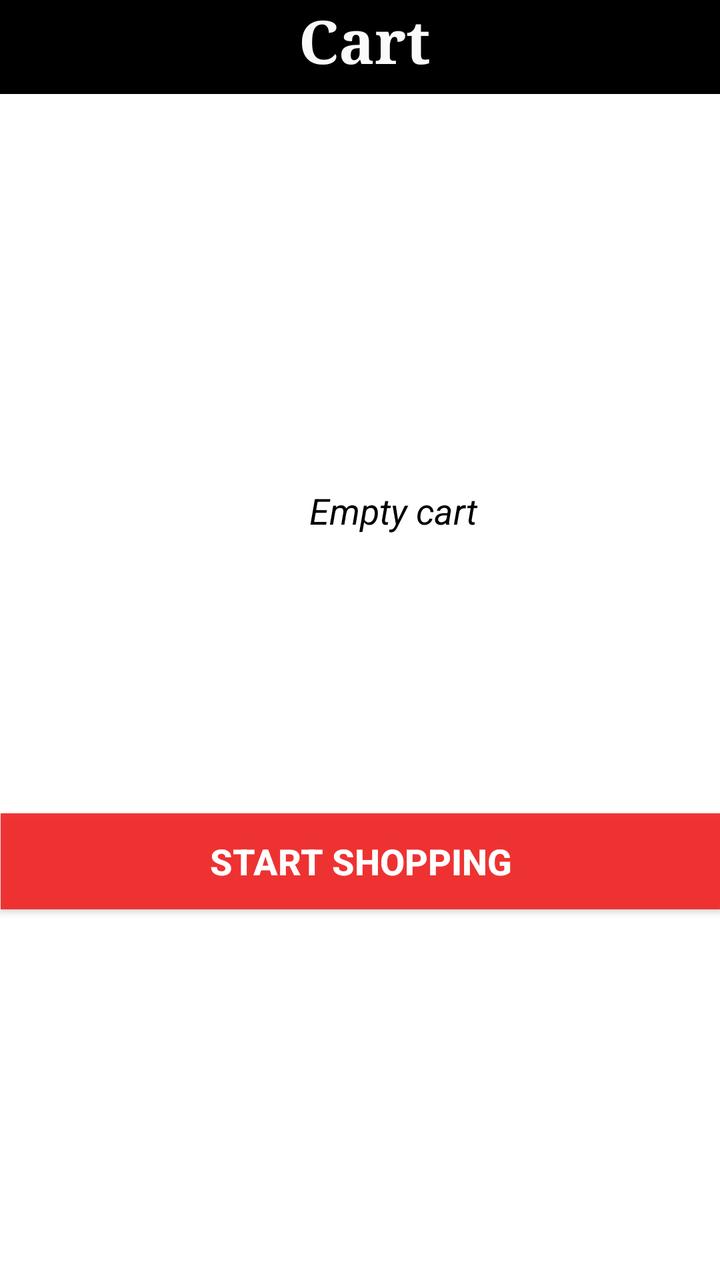
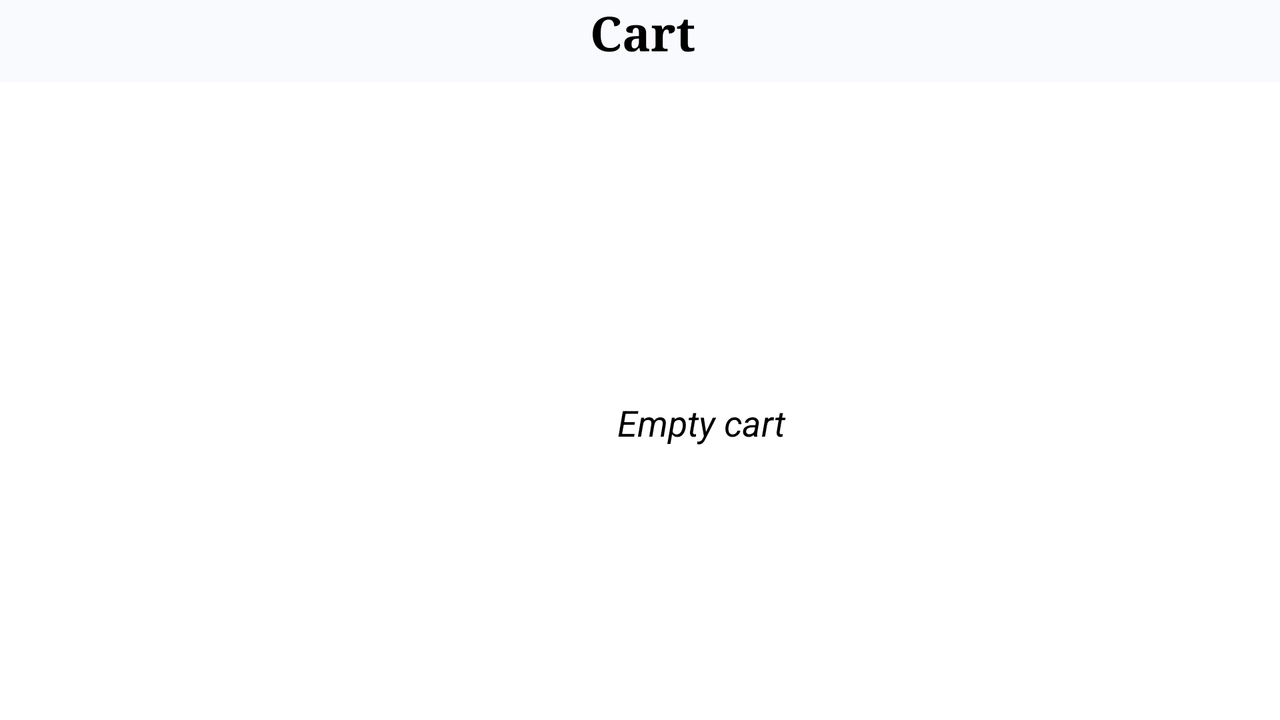

The same Android screen from two of the app's own layout files: first res/layout/ as a phone draws it, then the author's variant for another configuration, drawn on a device whose configuration selects that folder. Both files follow.
<!-- AndroidManifest.xml: application theme AppTheme -->
<!-- res/layout/activity_shoppingcartempty.xml -->
<?xml version="1.0" encoding="utf-8"?>
<android.support.constraint.ConstraintLayout xmlns:android="http://schemas.android.com/apk/res/android"
    xmlns:app="http://schemas.android.com/apk/res-auto"
    xmlns:tools="http://schemas.android.com/tools"
    android:layout_width="match_parent"
    android:layout_height="match_parent"
    android:background="@android:color/background_light"
    tools:context=".Shoppingcartempty">

    <android.support.v7.widget.Toolbar
        android:id="@+id/toolbar4"
        android:layout_width="530dp"
        android:layout_height="47dp"
        android:background="@android:color/background_dark"
        android:minHeight="?attr/actionBarSize"
        android:theme="?attr/actionBarTheme"
        app:layout_constraintEnd_toEndOf="parent"
        app:layout_constraintHorizontal_bias="0.504"
        app:layout_constraintStart_toStartOf="parent"
        app:layout_constraintTop_toTopOf="parent" />

    <TextView
        android:id="@+id/textView9"
        android:layout_width="77dp"
        android:layout_height="wrap_content"
        android:layout_marginEnd="8dp"
        android:layout_marginRight="8dp"
        android:text="Cart"
        android:textColor="#fbfafa"
        android:textSize="30sp"
        android:textStyle="bold"
        app:fontFamily="serif"
        app:layout_constraintEnd_toEndOf="parent"
        app:layout_constraintHorizontal_bias="0.543"
        app:layout_constraintStart_toStartOf="parent"
        app:layout_constraintTop_toTopOf="parent" />

    <ImageView
        android:id="@+id/imageView4"
        android:layout_width="254dp"
        android:layout_height="198dp"
        android:layout_marginEnd="8dp"
        android:layout_marginLeft="8dp"
        android:layout_marginRight="8dp"
        android:layout_marginStart="8dp"
        android:layout_marginTop="132dp"
        app:layout_constraintEnd_toEndOf="parent"
        app:layout_constraintHorizontal_bias="0.496"
        app:layout_constraintStart_toStartOf="parent"
        app:layout_constraintTop_toBottomOf="@+id/textView9"
        app:srcCompat="@drawable/carrt" />

    <TextView
        android:id="@+id/textView10"
        android:layout_width="124dp"
        android:layout_height="49dp"
        android:layout_marginLeft="8dp"
        android:layout_marginStart="8dp"
        android:layout_marginTop="196dp"
        android:background="@android:color/transparent"
        android:text="     Empty cart"
        android:textColor="@android:color/background_dark"
        android:textSize="18sp"
        android:textStyle="italic"
        app:layout_constraintEnd_toEndOf="parent"
        app:layout_constraintHorizontal_bias="0.548"
        app:layout_constraintStart_toStartOf="parent"
        app:layout_constraintTop_toBottomOf="@+id/toolbar4" />

    <Button
        android:id="@+id/shopping"
        style="@android:style/Widget.DeviceDefault.Light.Button.Small"
        android:layout_width="360dp"
        android:layout_height="wrap_content"
        android:layout_marginEnd="8dp"
        android:layout_marginLeft="8dp"
        android:layout_marginRight="8dp"
        android:layout_marginStart="8dp"
        android:layout_marginTop="36dp"
        android:background="#e5f22121"
        android:text="Start Shopping"
        android:textColor="@android:color/background_light"
        android:textSize="18sp"
        android:textStyle="bold"
        app:layout_constraintEnd_toEndOf="parent"
        app:layout_constraintHorizontal_bias="0.485"
        app:layout_constraintStart_toStartOf="parent"
        app:layout_constraintTop_toBottomOf="@+id/imageView4" />

</android.support.constraint.ConstraintLayout>
<!-- resources referenced by this layout -->
<resources>
  <style name="AppTheme" parent="Theme.AppCompat.Light.DarkActionBar">
          
          <item name="cardViewStyle">@style/CardView</item>
          <item name="colorPrimary">@color/colorPrimary</item>
          <item name="colorPrimaryDark">@color/colorPrimaryDark</item>
          <item name="colorAccent">@color/colorAccent</item>
      </style>
  <color name="colorPrimary">#3F51B5</color>
  <color name="colorPrimaryDark">#303F9F</color>
  <color name="colorAccent">#FF4081</color>
</resources>
<!-- res/layout-land/activity_shoppingcartempty.xml (the author's variant of the layout above) -->
<!-- drawn on the phone turned sideways -->
<?xml version="1.0" encoding="utf-8"?>
<android.support.constraint.ConstraintLayout xmlns:android="http://schemas.android.com/apk/res/android"
    xmlns:app="http://schemas.android.com/apk/res-auto"
    xmlns:tools="http://schemas.android.com/tools"
    android:layout_width="match_parent"
    android:layout_height="match_parent"
    android:background="@android:color/background_light"
    tools:context=".Shoppingcartempty">

    <android.support.v7.widget.Toolbar
        android:id="@+id/toolbar4"
        android:layout_width="755dp"
        android:layout_height="41dp"
        android:background="#f9fafd"
        android:minHeight="?attr/actionBarSize"
        android:theme="?attr/actionBarTheme"
        app:layout_constraintEnd_toEndOf="parent"
        app:layout_constraintStart_toStartOf="parent"
        app:layout_constraintTop_toTopOf="parent" />

    <TextView
        android:id="@+id/textView9"
        android:layout_width="wrap_content"
        android:layout_height="wrap_content"
        android:layout_marginEnd="8dp"
        android:layout_marginRight="8dp"
        android:text="Cart"
        android:textColor="@android:color/background_dark"
        android:textSize="24sp"
        android:textStyle="bold"
        app:fontFamily="serif"
        app:layout_constraintEnd_toEndOf="parent"
        app:layout_constraintHorizontal_bias="0.509"
        app:layout_constraintStart_toStartOf="parent"
        app:layout_constraintTop_toTopOf="parent" />

    <ScrollView
        android:layout_width="750dp"
        android:layout_height="299dp"
        android:layout_marginEnd="8dp"
        android:layout_marginLeft="8dp"
        android:layout_marginRight="8dp"
        android:layout_marginStart="8dp"
        app:layout_constraintBottom_toBottomOf="parent"
        app:layout_constraintEnd_toEndOf="parent"
        app:layout_constraintStart_toStartOf="parent"
        app:layout_constraintTop_toBottomOf="@+id/toolbar4">

        <android.support.constraint.ConstraintLayout
            android:layout_width="match_parent"
            android:layout_height="wrap_content">

            <ImageView
                android:id="@+id/imageView4"
                android:layout_width="343dp"
                android:layout_height="205dp"
                android:layout_marginEnd="8dp"
                android:layout_marginLeft="8dp"
                android:layout_marginRight="8dp"
                android:layout_marginStart="8dp"
                android:layout_marginTop="69dp"
                app:layout_constraintEnd_toEndOf="parent"
                app:layout_constraintHorizontal_bias="0.541"
                app:layout_constraintStart_toStartOf="parent"
                app:layout_constraintTop_toTopOf="parent"
                app:srcCompat="@drawable/carrt" />

            <TextView
                android:id="@+id/textView10"
                android:layout_width="124dp"
                android:layout_height="48dp"
                android:layout_marginLeft="8dp"
                android:layout_marginStart="8dp"
                android:layout_marginTop="148dp"
                android:background="@android:color/transparent"
                android:text="     Empty cart"
                android:textColor="@android:color/background_dark"
                android:textSize="18sp"
                android:textStyle="italic"
                app:layout_constraintEnd_toEndOf="parent"
                app:layout_constraintHorizontal_bias="0.54"
                app:layout_constraintStart_toStartOf="parent"
                app:layout_constraintTop_toTopOf="parent" />

            <Button
                android:id="@+id/shopping"
                style="@android:style/Widget.DeviceDefault.Light.Button.Small"
                android:layout_width="505dp"
                android:layout_height="wrap_content"
                android:layout_marginEnd="8dp"
                android:layout_marginLeft="8dp"
                android:layout_marginRight="8dp"
                android:layout_marginStart="8dp"
                android:layout_marginTop="40dp"
                android:background="#e5f22121"
                android:text="Start Shopping"
                android:textColor="@android:color/background_light"
                android:textSize="18sp"
                android:textStyle="bold"
                app:layout_constraintEnd_toEndOf="parent"
                app:layout_constraintHorizontal_bias="0.659"
                app:layout_constraintStart_toStartOf="parent"
                app:layout_constraintTop_toBottomOf="@+id/imageView4" />

            <Space
                android:layout_width="294dp"
                android:layout_height="123dp"
                android:layout_marginEnd="241dp"
                android:layout_marginLeft="215dp"
                android:layout_marginRight="241dp"
                android:layout_marginStart="215dp"
                android:layout_marginTop="22dp"
                app:layout_constraintEnd_toEndOf="parent"
                app:layout_constraintStart_toStartOf="parent"
                app:layout_constraintTop_toBottomOf="@+id/shopping" />
        </android.support.constraint.ConstraintLayout>
    </ScrollView>

</android.support.constraint.ConstraintLayout>
